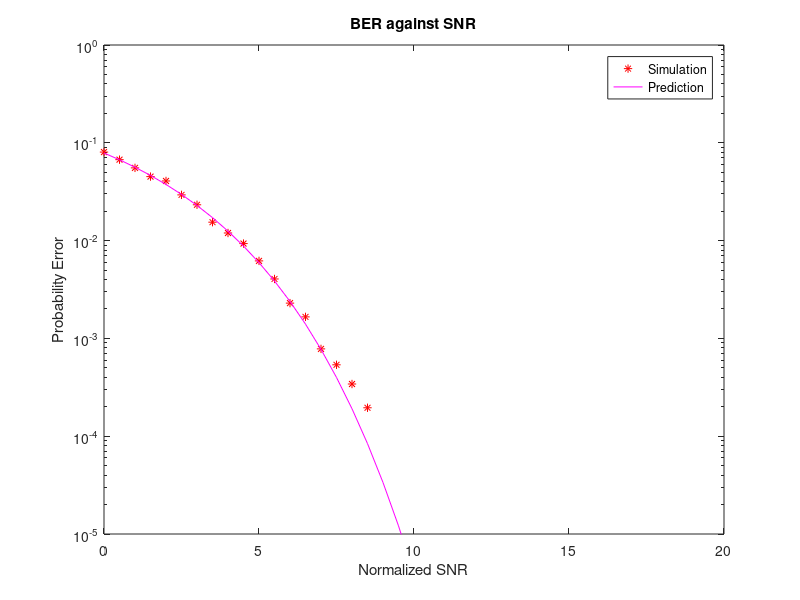
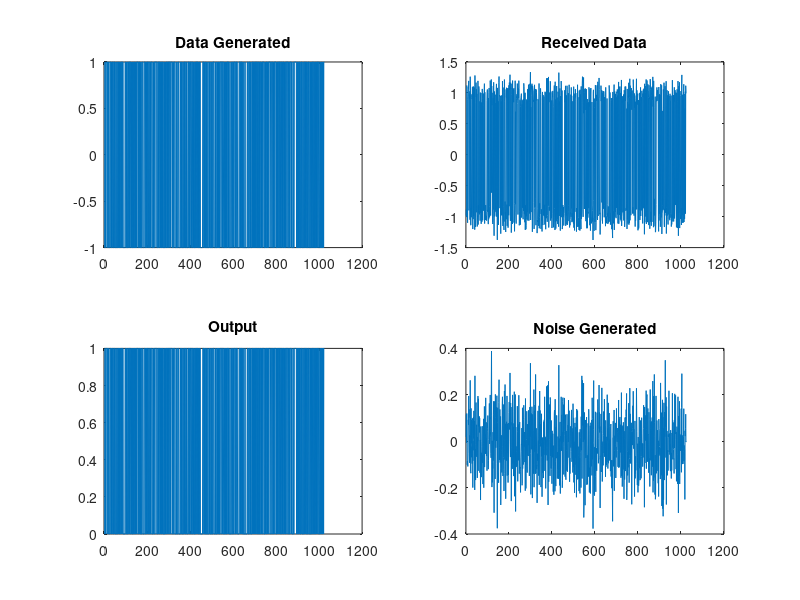

These figures' MATLAB source, in order:
clear all; 
close all; 
clc;

%---------------Define Declaration---------------%
%Num of bits = 1024
nBits = 1024;

%Signal power = 1                   
Signal_Power = 1; 

%SNR_dB = 10log(Signal_Power/Noise_Power)
%Create matrix to store SNR
SNR_dB = 0:0.5:20;

%SNR = S/N = 10^(SNR_dB/10)
SNR = (10.^(SNR_dB/10));

%Holder value for plotting later
plot_signal = rand(1,nBits);
plot_noise = rand(1,nBits);
plot_receive = rand(1,nBits);

%MODIFY THE VARIABLE BELOW TO CHOOSE AT WHICH SNR VALUE 
%TO PLOT SIGNAL,NOISE and RECEIVE
plot_SNR_dB = 15;

%Counter for number of run to calculate BER for each SNR value
Total_Run = 20;
%---------------END OF DEFINE--------------------%


%----------------MAIN ROUTINE--------------------%

%Iterate through different SNR value
for i = 1 : length(SNR)
	Sum_Error = 0;
	for j = 1 : Total_Run
        
        
        %-----------TRANSMITTER------------%
        
		%Generate random binary digits(0 or 1), INPUT SIGNAL
		Data = round(rand(1,nBits));
        
		%Convert binary digit to -1 or +1: 
        %if Data is 0 -> signal = 2*-0.5 = -1
		%else if Data is 1 -> signal = 2*0.5 = +1
		Signal = 2 .* (Data - 0.5);
        
		%Get Noise Power from SNR
		Noise_Power = Signal_Power ./SNR(i);
        
        %Get Noise Variance from Noise Power
        %Change the noise variance with respect to SNR (signal to noise ratio) value
        Avg_Noise_Power = Noise_Power/2;
        
        %The randn() function is for normal distribution, generated with equal number of noise samples 
        %(In Matlab, a.*randn(1000,1) + b is a Gaussian Dist, mean b sd a.) 
        Noise = sqrt(Avg_Noise_Power) .*randn(1,nBits);   
        
		%Receiver side Signal
		Receive = Signal+Noise;                      

        
        %-----RECEIVER------%
        
        %Initialize threshold
		Threshold = 0;
        
        %Initialize Error for this run
		Error = 0;
        Output = zeros(1,nBits);
        %Fix the threshold value as 0
        %If received signal >= threshold value, threshold = 1
        %If received signal < threshold value, threshold = 0
		for k= 1 : nBits
            if (Receive(k)>= Threshold)
                Output(k) = 1;
            end
            if (Receive(k) < Threshold)
                Output(k) = 0;
            end
			if (Receive(k)>= Threshold) && Data(k)==0||(Receive(k)<Threshold && Data(k)==1)
				
                Error = Error+1;
			end
        end
        
        
        %---------------ERROR STATISTICS CALCULATION--------------------% 
		%BER = TotalError divide by number of bits
		Error = Error ./nBits;  
        
		%Accumulate the error of each run	
		Sum_Error = Error + Sum_Error;
        
        %---------------Choose the value for plotting------------------%
        if (plot_SNR_dB == SNR_dB(i))
            plot_signal = Signal;
            plot_noise = Noise;
            plot_receive = Receive;
            plot_output = Output;
        end
        
    end
    
    %Average Error
	Error_Rate(i) = Sum_Error / Total_Run;
end

%Predict BER using 
Pred_BER=(1/2)*erfc(sqrt(SNR)); 


%--------------------------------PLOTTING--------------------------------%
figure("position", [10,100,1400,800]) 

%BER against SNR -- main plot
figure(1);
semilogy (SNR_dB,Error_Rate,'r*');
xlabel('Normalized SNR')
ylabel('Probability Error');
title('BER against SNR');
hold on
semilogy (SNR_dB,Pred_BER,'m');
legend('Simulation','Prediction');
axis([0 20 10^(-5) 1]);
hold off

%data generation
figure(2)
subplot(221);plot(plot_signal);title('Data Generated');
subplot(224);plot(plot_noise);title('Noise Generated');
subplot(222);plot(plot_receive);title('Received Data');
subplot(223);plot(plot_output);title('Output');
